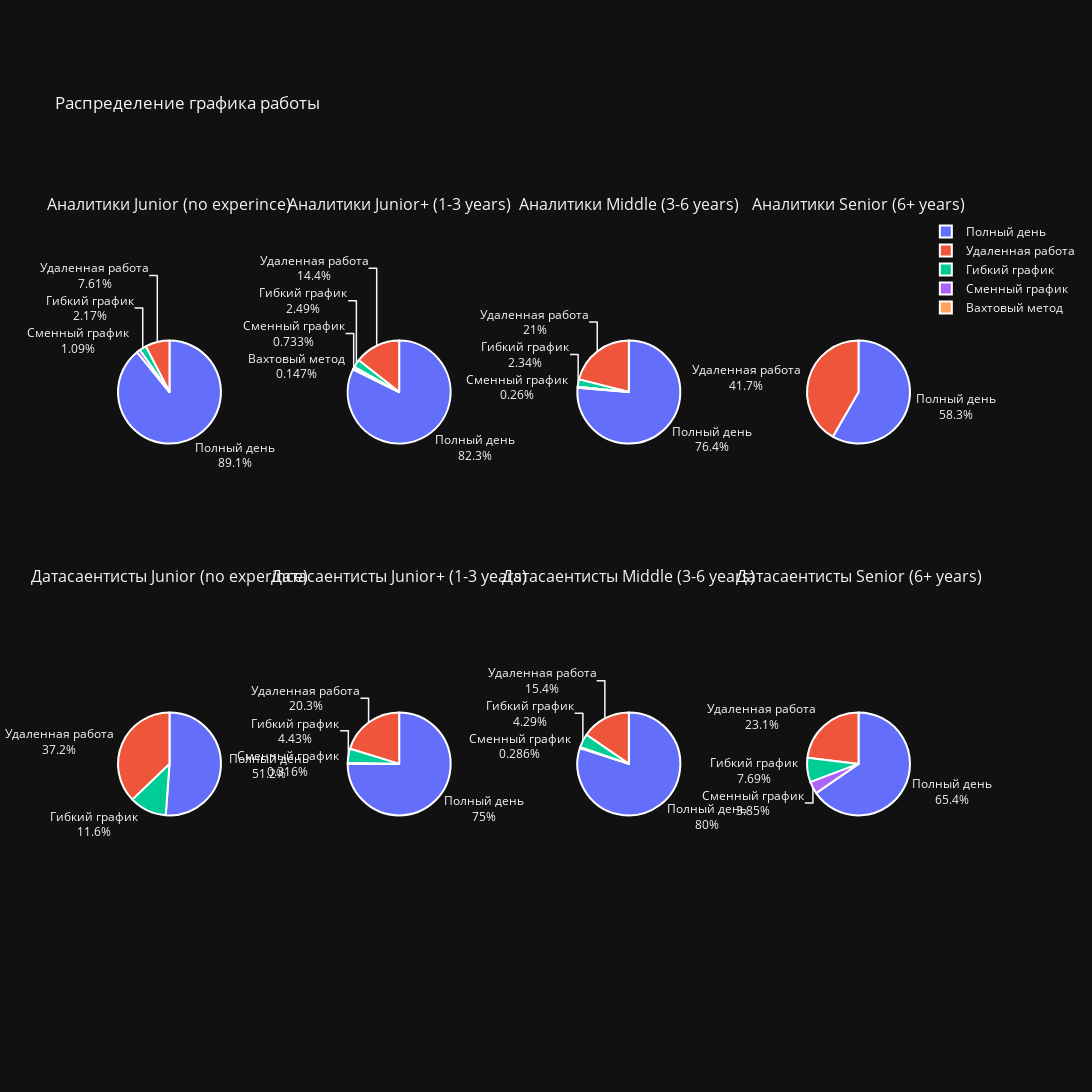

Write notebook code for a chart like this one.
### Markdown cell above
Рассмотрим распределение графика работы

### Code cell
plot_share('schedule', 'Распределение графика работы')

### Figure 1 — Plotly figure (JSON) as saved in the notebook; plotly's stock layout.template omitted (floating-point values rounded to 4 significant figures)
{"data": [{"domain": {"x": [0, 0.13], "y": [0.515, 1]}, "hoverinfo": "label+value", "labels": ["Полный день", "Удаленная работа", "Гибкий график", "Сменный график"], "marker": {"line": {"color": "#FFFFFF", "width": 2}}, "textfont": {"size": 12}, "textinfo": "percent+label", "textposition": "outside", "type": "pie", "values": [82, 7, 2, 1]}, {"domain": {"x": [0, 0.13], "y": [0, 0.485]}, "hoverinfo": "label+value", "labels": ["Полный день", "Удаленная работа", "Гибкий график"], "marker": {"line": {"color": "#FFFFFF", "width": 2}}, "textfont": {"size": 12}, "textinfo": "percent+label", "textposition": "outside", "type": "pie", "values": [22, 16, 5]}, {"domain": {"x": [0.29, 0.42], "y": [0.515, 1]}, "hoverinfo": "label+value", "labels": ["Полный день", "Удаленная работа", "Гибкий график", "Сменный график", "Вахтовый метод"], "marker": {"line": {"color": "#FFFFFF", "width": 2}}, "textfont": {"size": 12}, "textinfo": "percent+label", "textposition": "outside", "type": "pie", "values": [561, 98, 17, 5, 1]}, {"domain": {"x": [0.29, 0.42], "y": [0, 0.485]}, "hoverinfo": "label+value", "labels": ["Полный день", "Удаленная работа", "Гибкий график", "Сменный график"], "marker": {"line": {"color": "#FFFFFF", "width": 2}}, "textfont": {"size": 12}, "textinfo": "percent+label", "textposition": "outside", "type": "pie", "values": [237, 64, 14, 1]}, {"domain": {"x": [0.58, 0.71], "y": [0.515, 1]}, "hoverinfo": "label+value", "labels": ["Полный день", "Удаленная работа", "Гибкий график", "Сменный график"], "marker": {"line": {"color": "#FFFFFF", "width": 2}}, "textfont": {"size": 12}, "textinfo": "percent+label", "textposition": "outside", "type": "pie", "values": [294, 81, 9, 1]}, {"domain": {"x": [0.58, 0.71], "y": [0, 0.485]}, "hoverinfo": "label+value", "labels": ["Полный день", "Удаленная работа", "Гибкий график", "Сменный график"], "marker": {"line": {"color": "#FFFFFF", "width": 2}}, "textfont": {"size": 12}, "textinfo": "percent+label", "textposition": "outside", "type": "pie", "values": [280, 54, 15, 1]}, {"domain": {"x": [0.87, 1], "y": [0.515, 1]}, "hoverinfo": "label+value", "labels": ["Полный день", "Удаленная работа"], "marker": {"line": {"color": "#FFFFFF", "width": 2}}, "textfont": {"size": 12}, "textinfo": "percent+label", "textposition": "outside", "type": "pie", "values": [7, 5]}, {"domain": {"x": [0.87, 1], "y": [0, 0.485]}, "hoverinfo": "label+value", "labels": ["Полный день", "Удаленная работа", "Гибкий график", "Сменный график"], "marker": {"line": {"color": "#FFFFFF", "width": 2}}, "textfont": {"size": 12}, "textinfo": "percent+label", "textposition": "outside", "type": "pie", "values": [17, 6, 2, 1]}], "layout": {"annotations": [{"font": {"size": 16}, "showarrow": false, "text": "Аналитики Junior (no experince)", "x": 0.065, "xanchor": "center", "xref": "paper", "y": 1, "yanchor": "bottom", "yref": "paper"}, {"font": {"size": 16}, "showarrow": false, "text": "Аналитики Junior+ (1-3 years)", "x": 0.355, "xanchor": "center", "xref": "paper", "y": 1, "yanchor": "bottom", "yref": "paper"}, {"font": {"size": 16}, "showarrow": false, "text": "Аналитики Middle (3-6 years)", "x": 0.645, "xanchor": "center", "xref": "paper", "y": 1, "yanchor": "bottom", "yref": "paper"}, {"font": {"size": 16}, "showarrow": false, "text": "Аналитики Senior (6+ years)", "x": 0.935, "xanchor": "center", "xref": "paper", "y": 1, "yanchor": "bottom", "yref": "paper"}, {"font": {"size": 16}, "showarrow": false, "text": "Датасаентисты Junior (no experince)", "x": 0.065, "xanchor": "center", "xref": "paper", "y": 0.485, "yanchor": "bottom", "yref": "paper"}, {"font": {"size": 16}, "showarrow": false, "text": "Датасаентисты Junior+ (1-3 years)", "x": 0.355, "xanchor": "center", "xref": "paper", "y": 0.485, "yanchor": "bottom", "yref": "paper"}, {"font": {"size": 16}, "showarrow": false, "text": "Датасаентисты Middle (3-6 years)", "x": 0.645, "xanchor": "center", "xref": "paper", "y": 0.485, "yanchor": "bottom", "yref": "paper"}, {"font": {"size": 16}, "showarrow": false, "text": "Датасаентисты Senior (6+ years)", "x": 0.935, "xanchor": "center", "xref": "paper", "y": 0.485, "yanchor": "bottom", "yref": "paper"}], "height": 1100, "showlegend": true, "title": {"text": "Распределение графика работы"}, "width": 1600}}
